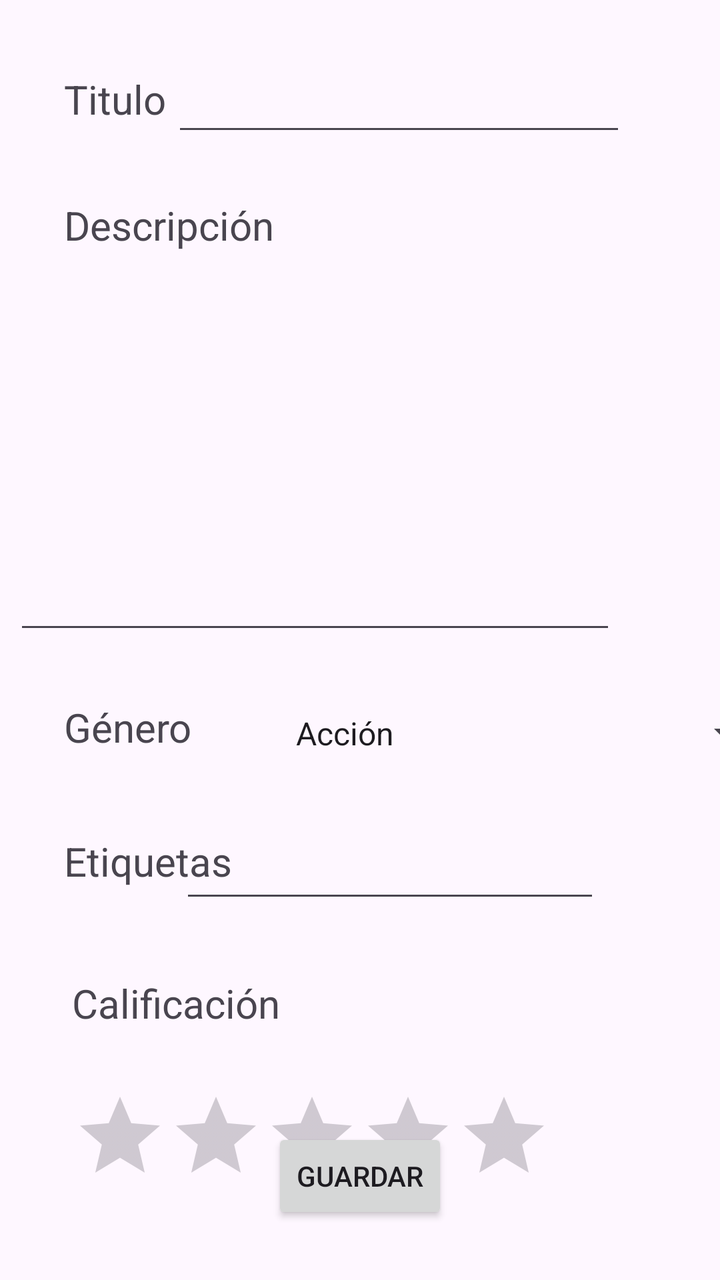
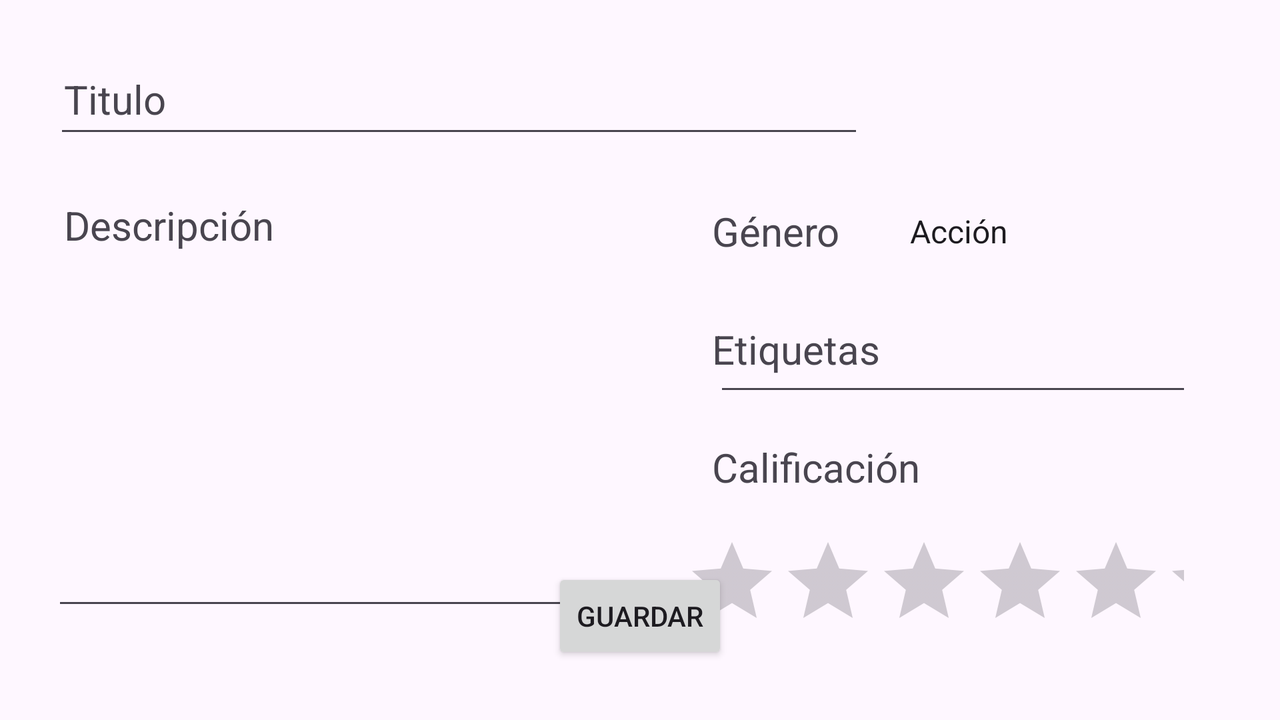

One screen, two layout resources from the same app: the default and the author's alternative for another configuration. Each is rendered where Android would select it; the XML of both is given below.
<!-- AndroidManifest.xml: application theme Theme.DAS_entrega1 -->
<!-- res/layout/activity_anadir_pelicula.xml -->
<?xml version="1.0" encoding="utf-8"?>
<androidx.constraintlayout.widget.ConstraintLayout xmlns:android="http://schemas.android.com/apk/res/android"
    xmlns:app="http://schemas.android.com/apk/res-auto"
    xmlns:tools="http://schemas.android.com/tools"
    android:layout_width="match_parent"
    android:layout_height="match_parent"
    tools:context=".ActivityAnadirPelicula">

    <TextView
        android:id="@+id/textView_inputTitulo"
        android:layout_width="wrap_content"
        android:layout_height="wrap_content"
        android:layout_marginStart="32dp"
        android:layout_marginTop="36dp"
        android:text="@string/titulo"
        android:textSize="20sp"
        app:layout_constraintStart_toStartOf="parent"
        app:layout_constraintTop_toTopOf="parent" />

    <TextView
        android:id="@+id/textView_inputDescripcion"
        android:layout_width="wrap_content"
        android:layout_height="wrap_content"
        android:layout_marginStart="32dp"
        android:layout_marginTop="36dp"
        android:text="@string/descr"
        android:textSize="20sp"
        app:layout_constraintStart_toStartOf="parent"
        app:layout_constraintTop_toBottomOf="@+id/textView_inputTitulo" />

    <EditText
        android:id="@+id/inputTitulo"
        android:layout_width="227dp"
        android:layout_height="45dp"
        android:layout_marginTop="28dp"
        android:layout_marginEnd="47dp"
        android:ems="10"
        android:inputType="text"
        app:layout_constraintEnd_toEndOf="parent"
        app:layout_constraintTop_toTopOf="parent" />

    <EditText
        android:id="@+id/inputDescripcion"
        android:layout_width="301dp"
        android:layout_height="173dp"
        android:layout_marginTop="76dp"
        android:layout_marginEnd="52dp"
        android:ems="10"
        android:gravity="start|top"
        android:inputType="textMultiLine"
        app:layout_constraintEnd_toEndOf="parent"
        app:layout_constraintTop_toBottomOf="@+id/inputTitulo" />

    <EditText
        android:id="@+id/inputTags"
        android:layout_width="wrap_content"
        android:layout_height="wrap_content"
        android:layout_marginTop="32dp"
        android:layout_marginEnd="60dp"
        android:ems="10"
        android:inputType="text"
        app:layout_constraintEnd_toEndOf="parent"
        app:layout_constraintTop_toBottomOf="@+id/input_spinner" />

    <RatingBar
        android:id="@+id/inputRating"
        android:layout_width="wrap_content"
        android:layout_height="wrap_content"
        android:layout_marginTop="88dp"
        android:layout_marginEnd="84dp"
        app:layout_constraintEnd_toEndOf="parent"
        app:layout_constraintTop_toBottomOf="@+id/inputTags" />

    <TextView
        android:id="@+id/textView_inputRating"
        android:layout_width="wrap_content"
        android:layout_height="wrap_content"
        android:layout_marginStart="36dp"
        android:layout_marginTop="44dp"
        android:text="@string/rating"
        android:textSize="20sp"
        app:layout_constraintStart_toStartOf="parent"
        app:layout_constraintTop_toBottomOf="@+id/textView_inputTags" />

    <TextView
        android:id="@+id/textView_inputTags"
        android:layout_width="wrap_content"
        android:layout_height="wrap_content"
        android:layout_marginStart="32dp"
        android:layout_marginTop="40dp"
        android:text="@string/tags"
        android:textSize="20sp"
        app:layout_constraintStart_toStartOf="parent"
        app:layout_constraintTop_toBottomOf="@+id/textView_inputGenero" />

    <TextView
        android:id="@+id/textView_inputGenero"
        android:layout_width="wrap_content"
        android:layout_height="wrap_content"
        android:layout_marginStart="32dp"
        android:layout_marginTop="224dp"
        android:text="@string/genero"
        android:textSize="20sp"
        app:layout_constraintStart_toStartOf="parent"
        app:layout_constraintTop_toBottomOf="@+id/textView_inputDescripcion" />

    <Spinner
        android:id="@+id/input_spinner"
        android:layout_width="246dp"
        android:layout_height="33dp"
        android:layout_marginStart="44dp"
        android:layout_marginTop="28dp"
        android:entries="@array/generos"
        app:layout_constraintStart_toEndOf="@+id/textView_inputGenero"
        app:layout_constraintTop_toBottomOf="@+id/inputDescripcion" />

    <Button
        android:id="@+id/btn_guardar"
        android:layout_width="wrap_content"
        android:layout_height="wrap_content"
        android:layout_marginBottom="28dp"
        android:text="@string/guardar"
        app:layout_constraintBottom_toBottomOf="parent"
        app:layout_constraintEnd_toEndOf="parent"
        app:layout_constraintStart_toStartOf="parent" />


</androidx.constraintlayout.widget.ConstraintLayout>
<!-- resources referenced by this layout -->
<resources>
  <string-array name="generos">
          <item>Acción</item>
          <item>Comedia</item>
          <item>Drama</item>
          <item>Romance</item>
          <item>Fantasía</item>
          <item>Musical</item>
          <item>Terror</item>
          <item>Ciencia ficción</item>
      </string-array>
  <string name="descr">Descripción</string>
  <string name="genero">Género</string>
  <string name="guardar">Guardar</string>
  <string name="rating">Calificación</string>
  <string name="tags">Etiquetas</string>
  <string name="titulo">Titulo</string>
  <style name="Theme.DAS_entrega1" parent="Base.Theme.DAS_entrega1" />
  <style name="Base.Theme.DAS_entrega1" parent="Theme.Material3.DayNight.NoActionBar">
          
          
      </style>
</resources>
<!-- res/layout-land/activity_anadir_pelicula.xml (the author's variant of the layout above) -->
<!-- drawn on the phone turned sideways -->
<?xml version="1.0" encoding="utf-8"?>
<androidx.constraintlayout.widget.ConstraintLayout xmlns:android="http://schemas.android.com/apk/res/android"
    xmlns:app="http://schemas.android.com/apk/res-auto"
    xmlns:tools="http://schemas.android.com/tools"
    android:layout_width="match_parent"
    android:layout_height="match_parent"
    tools:context=".ActivityAnadirPelicula">

    <TextView
        android:id="@+id/textView_inputTitulo"
        android:layout_width="wrap_content"
        android:layout_height="wrap_content"
        android:layout_marginStart="32dp"
        android:layout_marginTop="36dp"
        android:text="@string/titulo"
        android:textSize="20sp"
        app:layout_constraintStart_toStartOf="parent"
        app:layout_constraintTop_toTopOf="parent" />

    <TextView
        android:id="@+id/textView_inputDescripcion"
        android:layout_width="109dp"
        android:layout_height="26dp"
        android:layout_marginStart="32dp"
        android:layout_marginTop="36dp"
        android:text="@string/descr"
        android:textSize="20sp"
        app:layout_constraintStart_toStartOf="parent"
        app:layout_constraintTop_toBottomOf="@+id/textView_inputTitulo" />

    <EditText
        android:id="@+id/inputTitulo"
        android:layout_width="405dp"
        android:layout_height="50dp"
        android:layout_marginTop="24dp"
        android:layout_marginEnd="208dp"
        android:ems="10"
        android:inputType="text"
        app:layout_constraintEnd_toEndOf="parent"
        app:layout_constraintTop_toTopOf="parent" />

    <EditText
        android:id="@+id/inputDescripcion"
        android:layout_width="301dp"
        android:layout_height="173dp"
        android:layout_marginStart="26dp"
        android:layout_marginTop="12dp"
        android:ems="10"
        android:gravity="start|top"
        android:inputType="textMultiLine"
        app:layout_constraintStart_toStartOf="parent"
        app:layout_constraintTop_toBottomOf="@+id/textView_inputDescripcion" />

    <EditText
        android:id="@+id/inputTags"
        android:layout_width="239dp"
        android:layout_height="43dp"
        android:layout_marginTop="28dp"
        android:layout_marginEnd="44dp"
        android:ems="10"
        android:inputType="text"
        app:layout_constraintEnd_toEndOf="parent"
        app:layout_constraintTop_toBottomOf="@+id/input_spinner" />

    <RatingBar
        android:id="@+id/inputRating"
        android:layout_width="250dp"
        android:layout_height="45dp"
        android:layout_marginTop="64dp"
        android:layout_marginEnd="48dp"
        app:layout_constraintEnd_toEndOf="parent"
        app:layout_constraintTop_toBottomOf="@+id/inputTags" />

    <TextView
        android:id="@+id/textView_inputRating"
        android:layout_width="wrap_content"
        android:layout_height="wrap_content"
        android:layout_marginStart="356dp"
        android:layout_marginTop="32dp"
        android:text="@string/rating"
        android:textSize="20sp"
        app:layout_constraintStart_toStartOf="parent"
        app:layout_constraintTop_toBottomOf="@+id/textView_inputTags" />

    <TextView
        android:id="@+id/textView_inputTags"
        android:layout_width="wrap_content"
        android:layout_height="wrap_content"
        android:layout_marginStart="356dp"
        android:layout_marginTop="32dp"
        android:text="@string/tags"
        android:textSize="20sp"
        app:layout_constraintStart_toStartOf="parent"
        app:layout_constraintTop_toBottomOf="@+id/textView_inputGenero" />

    <TextView
        android:id="@+id/textView_inputGenero"
        android:layout_width="wrap_content"
        android:layout_height="wrap_content"
        android:layout_marginStart="356dp"
        android:layout_marginTop="28dp"
        android:text="@string/genero"
        android:textSize="20sp"
        app:layout_constraintStart_toStartOf="parent"
        app:layout_constraintTop_toBottomOf="@+id/inputTitulo" />

    <Spinner
        android:id="@+id/input_spinner"
        android:layout_width="246dp"
        android:layout_height="33dp"
        android:layout_marginStart="27dp"
        android:layout_marginTop="25dp"
        android:entries="@array/generos"
        app:layout_constraintStart_toEndOf="@+id/textView_inputGenero"
        app:layout_constraintTop_toBottomOf="@+id/inputTitulo" />

    <Button
        android:id="@+id/btn_guardar"
        android:layout_width="wrap_content"
        android:layout_height="wrap_content"
        android:layout_marginBottom="28dp"
        android:text="@string/guardar"
        app:layout_constraintBottom_toBottomOf="parent"
        app:layout_constraintEnd_toEndOf="parent"
        app:layout_constraintStart_toStartOf="parent" />


</androidx.constraintlayout.widget.ConstraintLayout>
